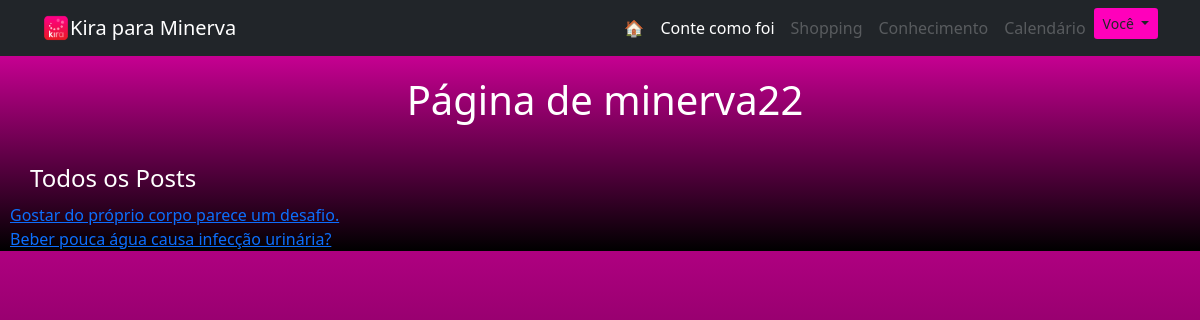
Screenshot of /user/1 (signed in) with the database file from the repository.
### main.py (models this page shows)
class Usuario(UserMixin, db.Model): #PAI
    __tablename__ = "usuarios"
    id = db.Column(db.Integer, primary_key=True)
    nome_completo = db.Column(db.String(200))
    username = db.Column(db.String(100), unique=True)
    email = db.Column(db.String(200), unique=True)
    password = db.Column(db.String(100))
    pontos = db.Column(db.Integer)
    posts = relationship("Post", back_populates="autor_post")
    comentarios_usuario = relationship("Comentario", back_populates="autor_comentario")
    comunidades_criadas = relationship("Comunidade", back_populates="criador")
    entradas_usuario = relationship("Entrada", back_populates="autor_entrada")
    dms_recebidas = relationship("DirectMessage", back_populates="recipiente")

class Post(db.Model): #FILHO
    __tablename__ = "posts"
    id = db.Column(db.Integer, primary_key=True)
    id_autor_post = db.Column(db.Integer, db.ForeignKey("usuarios.id"))
    id_comunidade = db.Column(db.Integer, db.ForeignKey("comunidades.id"))
    titulo = db.Column(db.String(140), nullable=False)
    data = db.Column(db.Date, nullable=False)
    corpo = db.Column(db.Text, nullable=False)
    eh_artigo = db.Column(db.Boolean,nullable=False)
    upvotes = db.Column(db.Integer, default=0)
    comentarios = relationship("Comentario", back_populates="parent_post")
    autor_post = relationship("Usuario", back_populates="posts")
    comunidade = relationship("Comunidade", back_populates="posts")

### main.py (the view)
@app.route('/user/<int:id_usuario>')
def user_page(id_usuario):
    print(id_usuario)
    usuario = Usuario.query.get(id_usuario)
    return render_template('perfil-usuario.html', usuario=usuario)

### main.py (called while the page is built)
@login_manager.user_loader
def load_user(id):
    return Usuario.query.get(id)

### templates/perfil-usuario.html (shortened to what this page needs)
{% extends "base.html" %}
{% block content %}
<div style="margin-left: 10px; height: 80%">
    <div style="margin: 20px auto 20px auto" class="row">
        <h1 class="text-white" style="margin:0 auto 0 auto; text-align: center"> Página de {{ usuario.username }} </h1>
    </div>
    <div style="margin-top: 10px">
    <h4 class="text-white" style="margin: 40px auto 10px 20px">Todos os Posts</h4>
    {% for post in usuario.posts %}
        <a href="{{ url_for('show_post', q_id=post.id) }}">{{ post.titulo[:50] }}{% if post.titulo[50] %}... {% endif %}</a><br>
    {% endfor %}
    </div>
</div>
{% endblock %}

### templates/base.html (shortened to what this page needs)
<!DOCTYPE html>
<html lang="en" style="height: 100%">
    <head>
        <link href="../static/css/styles.css" rel="stylesheet" />
    </head>
    <body class="bg-secondary">
        <nav class="navbar sticky-top navbar-expand-lg navbar-dark bg-dark">
            <div class="container">
                <img src="../static/assets/kira-rosa.png" style="width:28px; height: 28px">
                <a class="navbar-brand text-white" >Kira {%if current_user.is_authenticated %} para {{current_user.nome_completo.split()[0]}} {% endif %}</a>
                <div class="collapse navbar-collapse" id="navbarSupportedContent">
                    <ul class="navbar-nav ms-auto mb-2 mb-lg-0">
                        <li class="nav-item"><a class="nav-link link-topo text-white" href="{{ url_for('home') }}">🏠</a></li>
                        <li class="nav-item"><a class="nav-link link-topo text-white" href="{{ url_for('comunidades', base="featured") }}">Conte como foi</a></li>
                        <li class="nav-item"><a class="nav-link link-topo disabled" href="{{ url_for('shopping') }}">Shopping</a></li>
                        <li class="nav-item"><a class="nav-link link-topo disabled" href="{{ url_for('conhecimento') }}">Conhecimento</a></li>
                        {% if current_user.is_authenticated %}
                        <li class="nav-item"><a class="nav-link link-topo disabled" href="{{ url_for('conhecimento') }}">Calendário</a></li>
                        <li class="nav-item">
                            <div class="btn-group">
                                <button type="button" class="btn btn-sm botao-rosa dropdown-toggle" data-toggle="dropdown" aria-haspopup="true" aria-expanded="false">
                                    Você
                                </button>
                            </div>
                        </li>
                        {% endif %}
                    </ul>
                </div>
            </div>
        </nav>
        {% block content %}
        {% endblock %}
    </body>
</html>

### rows the page displays
Usuario: nome_completo "Minerva", username "minerva22"
Post: titulo "Gostar do próprio corpo parece um desafio."
Post: titulo "Beber pouca água causa infecção urinária?"
